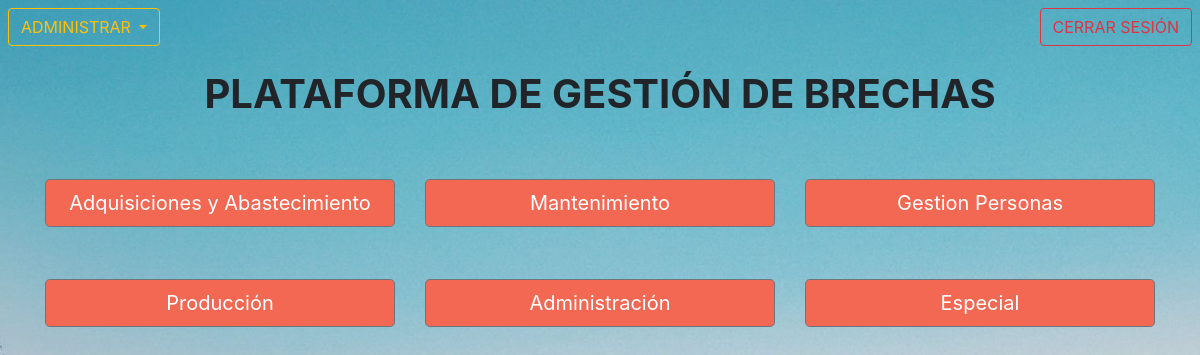
/ (signed in), run on the app's committed database.
### tables this page shows
CREATE TABLE `areas` (
  `ID_AREA` int(11) NOT NULL,
  `NOMBRE_AREA` varchar(50) NOT NULL
);

### config/conecta.php (the view, shortened to what this page needs)
<?php
function despliega_menu($conexion){
    echo '<div class="row row-cols-3 areas">';
    $sql = "SELECT `ID_AREA`, `NOMBRE_AREA` FROM `areas` where ID_AREA <> 0";
    $res = $conexion->query($sql);
    if ($res->num_rows > 0){
        while ($row = $res->fetch_array(MYSQLI_ASSOC) ){
            echo '<div class="col"><button type="button" class="btn btn-secondary btn-lg salmon" id="'.$row['ID_AREA'].'" style="width:100%; margin-top:15%;">'.utf8_encode($row['NOMBRE_AREA']).'</button></div>';
        }
    }
    echo '</div>';
}
?>

### css/main.css (style rules this page uses)
* { margin: 0; padding:0; }
body { //background-image: url("../img/fondo.jpg"); background: url("../img/fondo2.jpg") no-repeat center center fixed; -webkit-background-size: cover; -moz-background-size: cover; -o-background-size: cover; background-size: cover; }
.salmon { background-color: #F26852 !important; }

### data on the page
areas: $row['ID_AREA'] 1 (drawn), NOMBRE_AREA "Adquisiciones y Abastecimiento"
areas: NOMBRE_AREA "Mantenimiento"
areas: NOMBRE_AREA "Gestion Personas"
areas: NOMBRE_AREA "Producción"
areas: NOMBRE_AREA "Administración"
areas: NOMBRE_AREA "Especial"
